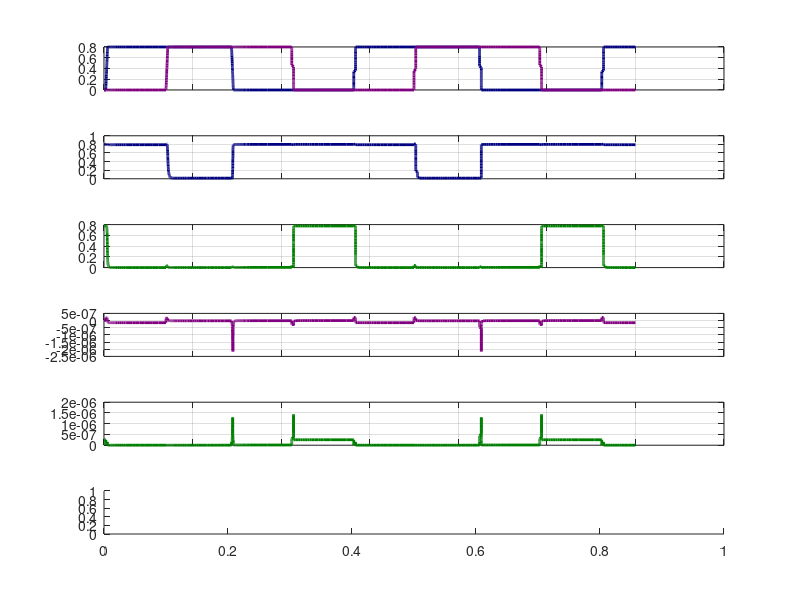

Reproduce this figure in MATLAB. (Note: this script raises an error after producing the figure.)
clear; clc;

data1 = importdata('nand_nor_waveforms.csv');

 P1 = subplot(6,1,1);
 plot(data1.data(:,1), abs(data1.data(:,2)), 'color',[0 0 0.5], 'LineWidth', 2)
 hold on;
 plot(data1.data(:,1), abs(data1.data(:,3)), 'color',[0.5 0 0.5], 'LineWidth', 2)
 grid;
 %ylim([0 3])
 %xlim([30e-6 160e-6])
 set(gca,'XTickLabel',[])
 
 P2 = subplot(6,1,2);
 plot(data1.data(:,1), abs(data1.data(:,4)), 'color',[0 0 0.5], 'LineWidth', 2)
 grid;
 %ylim([0 3])
 %xlim([30e-6 160e-6])
 set(gca,'XTickLabel',[])

 P4 = subplot(6,1,3);
 plot(data1.data(:,1), abs(data1.data(:,5)), 'color',[0 0.5 0], 'LineWidth', 2)
 grid;
 %ylim([0 3])
 %xlim([30e-6 160e-6])
 set(gca,'XTickLabel',[])
 
 P5 = subplot(6,1,4);
 plot(data1.data(:,1), data1.data(:,6), 'color',[0.5 0 0.5], 'LineWidth', 2)
 grid;
 %ylim([-20e-9 20e-9])
 %xlim([30e-6 160e-6])
 set(gca,'XTickLabel',[])
 
 P6 = subplot(6,1,5);
 plot(data1.data(:,1), abs(data1.data(:,7)), 'color',[0 0.5 0], 'LineWidth', 2)
 grid;
 %ylim([0 3])
 %xlim([30e-6 160e-6])
 set(gca,'XTickLabel',[])
 P7 = subplot(6,1,6);
 plot(data1.data(:,1), data1.data(:,8), 'color',[0.5 0 0.5], 'LineWidth', 2)
 grid;
 %ylim([-20e-9 20e-9])
 %xlim([30e-6 160e-6])

 
 set(get(P1,'Title'),'String','IN-MEMORY AND IN A 2x2 1-FeFET MEMORY ARRAY');
 set(get(P1,'YLabel'),'String','V(OUTC1)');
 set(get(P2,'YLabel'),'String','V(OUTC2)');
 set(get(P4,'YLabel'),'String','V(WLRW1)');
 set(get(P5,'YLabel'),'String','V(SLC1)');
 set(get(P6,'YLabel'),'String','V(WLRW2)');
 set(get(P7,'YLabel'),'String','V(SLC2)');
 set(get(P7,'XLabel'),'String','Time(s)');
 
 

 hold off


% p_data = importdata('results_P.printtr0');
% n_data = importdata('results_N.printtr0');
% 
%  P1 = subplot(1,2,1);
%  plot(p_data.data(:,2), abs(p_data.data(:,3)), 'r-', 'LineWidth', 1)
%  hold on
%  plot(n_data.data(:,2), abs(n_data.data(:,3)), 'b-', 'LineWidth', 1)
%  set(get(P1,'Title'),'String','Ids x Vsg-s (Linear)');
%  set(get(P1,'YLabel'),'String','Ids');
%  set(get(P1,'XLabel'),'String','Vsg-s');
%  grid;
%  set(gca, 'FontSize', 14) 
%  ylim([0 2E-6])
%  xlim([-3 3])
%  hold off
%  
%  P2 = subplot(1,2,2);
%  semilogy(p_data.data(:,2), abs(p_data.data(:,3)), 'r-', 'LineWidth', 1)
%  hold on
%  semilogy(n_data.data(:,2), abs(n_data.data(:,3)), 'b-', 'LineWidth', 1)
%  set(get(P2,'Title'),'String','Ids x Vsg-s (Log)');
%  set(get(P2,'YLabel'),'String','Ids');
%  set(get(P2,'XLabel'),'String','Vsg-s');
%  grid on;
%  set(gca, 'FontSize', 14) 
%  ylim([1E-20 1E-5])
%  xlim([-3 3])
%  hold off
